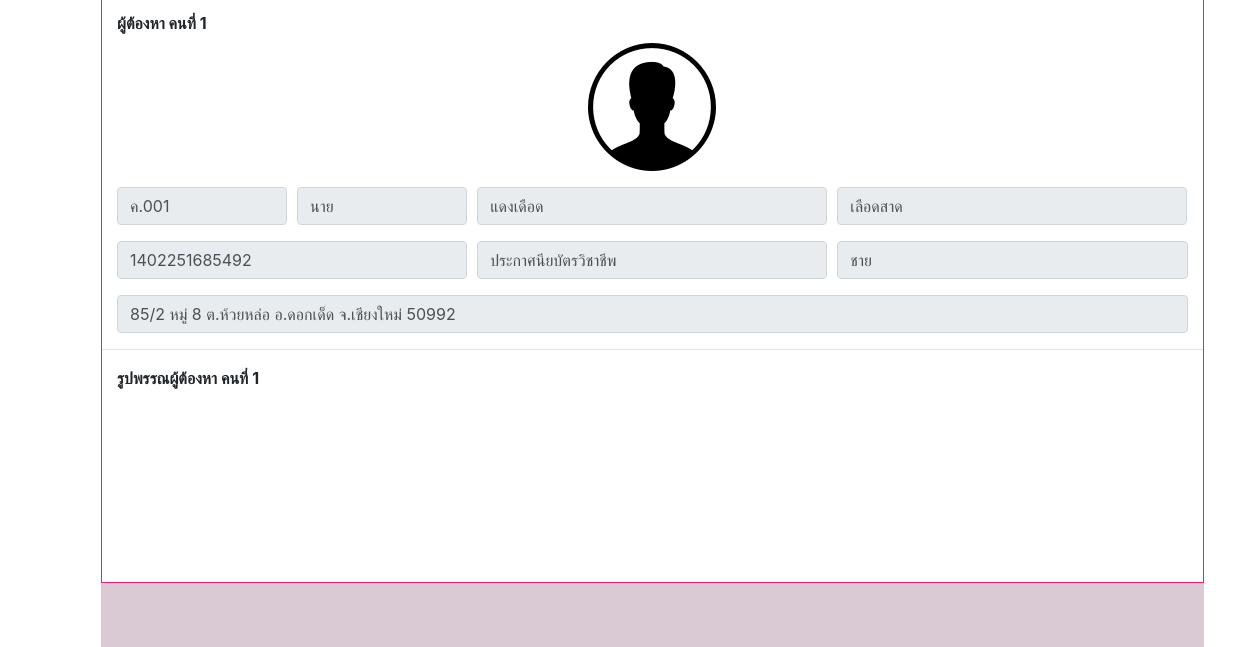
The app's page /module/main/home.php?datacase=ค.001&module=1&action=1 (signed in, lower part), older data.
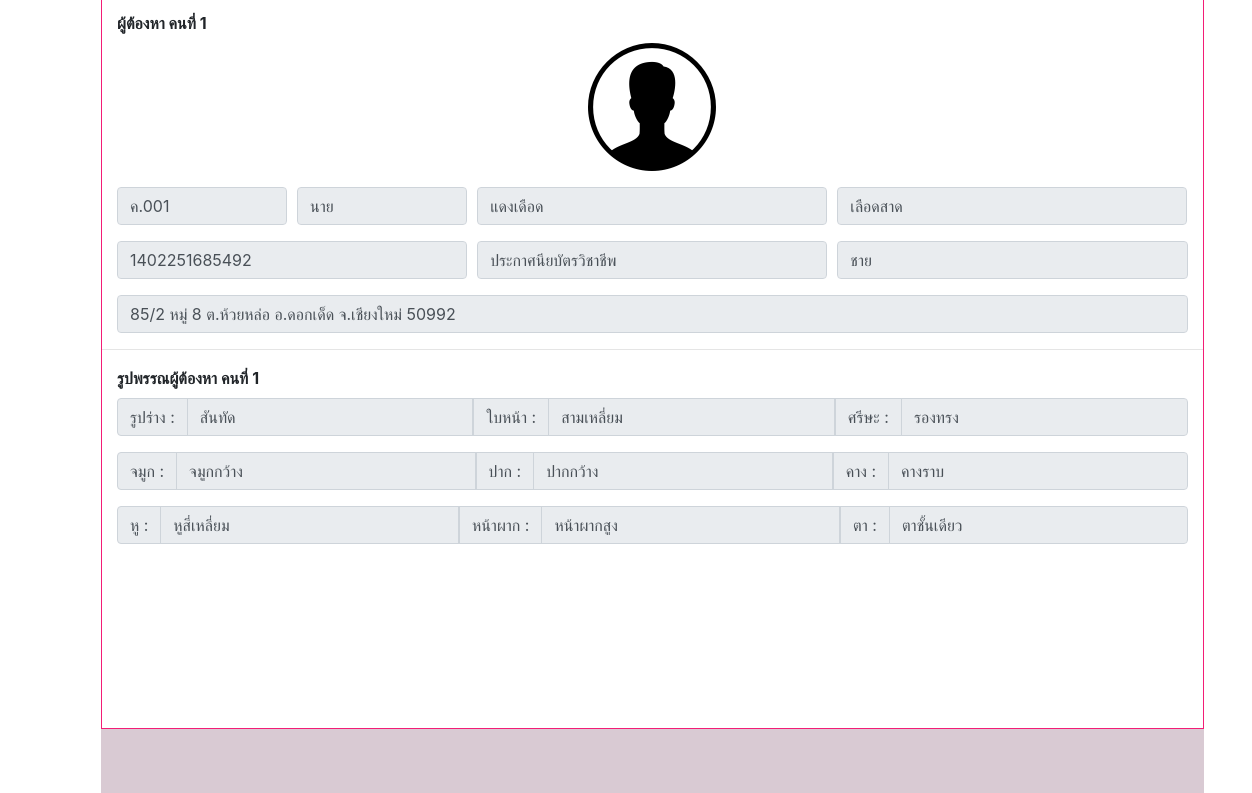
The same page, newer data.
### tables this page shows
CREATE TABLE `villain` (
  `case_id` varchar(255) NOT NULL,
  `title_name` varchar(255) NOT NULL,
  `villain_name` varchar(255) NOT NULL,
  `villain_lastname` varchar(255) NOT NULL,
  `villain_sex` tinyint(2) NOT NULL,
  `villain_idcard` char(13) NOT NULL,
  `villain_address` text DEFAULT NULL,
  `villain_education` tinyint(2) DEFAULT NULL,
  `villain_image` varchar(255) DEFAULT NULL
);

CREATE TABLE `education` (
  `edu_id` tinyint(2) NOT NULL,
  `edu_name` varchar(255) NOT NULL
);

CREATE TABLE `villain_body` (
  `body_id` tinyint(2) NOT NULL,
  `body_name` varchar(255) NOT NULL
);

CREATE TABLE `villain_face` (
  `face_id` tinyint(2) NOT NULL,
  `face_name` varchar(255) NOT NULL
);

CREATE TABLE `villain_hair` (
  `hair_style_id` tinyint(2) NOT NULL,
  `hair_name` varchar(255) NOT NULL
);

CREATE TABLE `villain_nose` (
  `nose_id` tinyint(2) NOT NULL,
  `nose_name` varchar(255) NOT NULL
);

CREATE TABLE `villain_mouth` (
  `mouth_id` tinyint(2) NOT NULL,
  `mouth_name` varchar(255) NOT NULL
);

CREATE TABLE `villain_chin` (
  `chin_id` tinyint(2) NOT NULL,
  `chin_name` varchar(255) NOT NULL
);

CREATE TABLE `villain_ears` (
  `ears_id` tinyint(2) NOT NULL,
  `ears_name` varchar(255) NOT NULL
);

CREATE TABLE `villain_forehead` (
  `forehead_id` tinyint(2) NOT NULL,
  `forehead_name` varchar(255) NOT NULL
);

CREATE TABLE `villain_eyes` (
  `eyes_id` tinyint(2) NOT NULL,
  `eyes_name` varchar(255) NOT NULL
);

### module/view/view_data.php (the view, shortened to what this page needs)
<?php
$con = connect_db();
  ?>
<div class="container bigbody">
    <div class="col-md">
    <section class="bf-footer">
      <?php
      if(empty($_GET['datacase'])){
        $data = "";
      }else{
        $data=$_GET['datacase'];
        $result_chk_victim = mysqli_query($con,"SELECT case_id FROM victim  WHERE case_id = '$data'")or die("resualt_chk_victim sqli error".mysqli_error($con));
        $result_victim = mysqli_query($con,"SELECT vm.title_name, vm.victim_name,vm.victim_lastname,vm.victim_sex,vm.victim_idcard,vm.victim_address,ed.edu_name,vm.victim_image FROM victim as vm  INNER JOIN education as ed ON vm.victim_education = ed.edu_id WHERE case_id = '$data'")or die("resualt_victim sqli error".mysqli_error($con));
        list($case_id)=mysqli_fetch_row($result_chk_victim);
        if(empty($case_id)){
          ?><script>swal("sorry!", "ไม่พบข้อมูลบางส่วน!", "error")</script><?php
          echo "<h5 class='text-center'>----ไม่พบข้อมูล----</h5>";
        }else {
        while(list($title_name,$victim_name,$victim_lastname,$victim_sex,$victim_idcard,$victim_address,$victim_education,$victim_image)=mysqli_fetch_row($result_victim)){
          if($victim_sex == 1){
            $sex_name = "ชาย";
          }else{
            $sex_name = "หญิง";
          }
        ?>
      <?php
      }
    }
  }
      ?>
     <div class="villain">
     <form>
      <?php
      if(empty($_GET['datacase'])){
        $data = "";
      }else{
        $data=$_GET['datacase'];
        $i=1;
        $result_chk_villain = mysqli_query($con,"SELECT case_id FROM villain WHERE case_id = '$data'")or die("resualt_villain sqli error".mysqli_error($con));
        $result_villain = mysqli_query($con,"SELECT vl.title_name,vl.villain_name,vl.villain_lastname,vl.villain_sex,vl.villain_idcard,vl.villain_address,ed.edu_name,vl.villain_image FROM villain as vl INNER JOIN education as ed ON vl.villain_education = ed.edu_id WHERE case_id = '$data'")or die("resualt_villain sqli error".mysqli_error($con));
        list($case_id)=mysqli_fetch_row($result_chk_villain);
        if(empty($case_id)){
          ?><script>swal("sorry!", "ไม่พบข้อมูลบางส่วน!", "error")</script><?php
          echo "<h5 class='text-center'>----ไม่พบข้อมูล----</h5>";
        }else{
        while(list($title_name,$villain_name,$villain_lastname,$villain_sex,$villain_idcard,$villain_address,$villain_education,$villain_image)=mysqli_fetch_row($result_villain)){
          if($villain_sex == 1){
            $sex_name = "ชาย";
          }else{
            $sex_name = "หญิง";
          }
        ?>
         <div class="col-md">
          <b><label for="formGroupExampleInput">ผู้ต้องหา คนที่ <?php echo $i; ?></label></b>
          <p><img src="../../image/<?php echo $villain_image; ?>.png" class="img-fluid mx-auto d-block" alt="Responsive image"></p>
          <div class="form-row">
          <div class="col-2">
              <input type="text" class="form-control" placeholder="รหัสคดี <?php echo $case_id; ?>" value="<?php echo $case_id; ?>" readonly>
            </div>
            <div class="col-2">
              <input type="text" class="form-control" placeholder="คำนำหน้าชื่อ" value="<?php echo $title_name; ?>" readonly>
            </div>
            <div class="col-4">
              <input type="text" class="form-control" placeholder="ชื่อ" value="<?php echo $villain_name; ?>" readonly>
            </div>
            <div class="col-4">
              <input type="text" class="form-control" placeholder="นามสกุล" value="<?php echo $villain_lastname; ?>" readonly>
            </div>
            </div>
            <div class="form-row">
            <div class="col">
              <input type="text" class="form-control" placeholder="เลขบัตรประจำตัวประชาชน" value="<?php echo $villain_idcard; ?>" readonly>
            </div>
            <div class="col">
              <input type="text" class="form-control" placeholder="ระดับการศึกษา" value="<?php echo $villain_education; ?>" readonly>
            </div>
            <div class="col">
              <input type="text" class="form-control" placeholder="เพศ" value="<?php echo $sex_name; ?>" readonly>
            </div>
            </div>
            <div class="form-row">
            <div class="col">
              <input type="text" class="form-control" placeholder="ที่อยู่" value="<?php echo $villain_address; ?>" readonly>
            </div>
          </div>
        </div>
        <hr>
        <div class="col-md">
        <b><label for="formGroupExampleInput">รูปพรรณผู้ต้องหา คนที่ <?php echo $i; ?></label></b>
      <?php
          $result_villain_iden=mysqli_query($con,"SELECT vb.body_name,vc.chin_name,vea.ears_name,vey.eyes_name,vf.face_name,vfo.forehead_name,vh.hair_name,vm.mouth_name,vn.nose_name
          FROM villain_identities as vi INNER JOIN villain_body as vb on vi.body_villain = vb.body_id
          INNER JOIN villain_chin as vc ON vi.chin_villain = vc.chin_id INNER JOIN villain_ears as vea ON vi.eyes_villain = vea.ears_id
          INNER JOIN villain_eyes as vey ON vi.eyes_villain = vey.eyes_id INNER JOIN villain_face as vf ON vi.face_villain = vf.face_id
          INNER JOIN villain_forehead as vfo ON vi.forehead_villain = vfo.forehead_id INNER JOIN villain_hair as vh ON vi.hair_style_villain = vh.hair_style_id
          INNER JOIN villain_mouth as vm ON vi.mouth_villain = vm.mouth_id INNER JOIN villain_nose as vn ON vi.nose_villain = vn.nose_id WHERE vi.villain_idcard = '$villain_idcard'")or die("sql selete error form result_vilain_iden".mysqli_error($con));
          while(list($body_name,$chin_name,$ears_name,$eyes_name,$face_name,$forehead_name,$hair_name,$mouth_name,$nose_name)=mysqli_fetch_row($result_villain_iden)){
        ?>
      <div class="input-group mb-3">
        <div class="input-group-prepend">
          <span class="input-group-text">รูปร่าง : </span>
        </div>
        <input type="text" class="form-control" value="<?php echo $body_name; ?>" readonly>
        <div class="input-group-prepend">
          <span class="input-group-text">ใบหน้า : </span>
        </div>
        <input type="text" class="form-control" value="<?php echo $face_name; ?>" readonly>
        <div class="input-group-prepend">
          <span class="input-group-text">ศรีษะ : </span>
        </div>
        <input type="text" class="form-control" value="<?php echo $hair_name; ?>" readonly>
      </div>
      <div class="input-group mb-3">
        <div class="input-group-prepend">
          <span class="input-group-text">จมูก : </span>
        </div>
        <input type="text" class="form-control" value="<?php echo $nose_name; ?>" readonly>
        <div class="input-group-prepend">
          <span class="input-group-text">ปาก : </span>
        </div>
        <input type="text" class="form-control" value="<?php echo $mouth_name; ?>" readonly>
        <div class="input-group-prepend">
          <span class="input-group-text">คาง : </span>
        </div>
        <input type="text" class="form-control" value="<?php echo $chin_name; ?>" readonly>
      </div>
      <div class="input-group mb-3">
        <div class="input-group-prepend">
          <span class="input-group-text">หู : </span>
        </div>
        <input type="text" class="form-control" value="<?php echo $ears_name; ?>" readonly>
        <div class="input-group-prepend">
          <span class="input-group-text">หน้าผาก : </span>
        </div>
        <input type="text" class="form-control" value="<?php echo $forehead_name; ?>" readonly>
        <div class="input-group-prepend">
          <span class="input-group-text">ตา : </span>
        </div>
        <input type="text" class="form-control" value="<?php echo $eyes_name; ?>" readonly>
      </div>
        <?php
        $i++;
        }
      }
    }
  }
      ?>
      </div>
      </form>
     <br>
     <br>
     <br>
     </div>
     <br>
      <br>
      <br>
      <br>
</section>
<div class="footer-view"></div>
</div>

### module/main/home.php (shortened to what this page needs)
<html lang="en">
<head>
  <link rel="stylesheet" href="https://maxcdn.bootstrapcdn.com/bootstrap/4.3.1/css/bootstrap.min.css">
  <link rel="stylesheet" type="text/css" href="https://cdn.datatables.net/v/dt/dt-1.10.18/datatables.min.css"/>
  <link rel="stylesheet" href="home.css">
</head>
<body>
<div class="container bigbody">
<?php
include("../fuction/fc_module.php");
if(empty($_GET['module'])||empty($_GET['action'])){
  module(0,0);
}else{
  module($_GET['module'],$_GET['action']);
}
?>
  </div>
</div>
</body>
</html>

### module/fuction/fc_module.php (shortened to what this page needs)
<?php
    function module($module,$action){
        $m = "";
        $a = "";
        switch($module){
            case 1 : $m="view"; break;
        }
        switch($action){
            case 1 : $a="view_data.php"; break;
        }
        if($m=="404"||$a=="404.php"){
            include("../404/404.php");
        }else{
            include("../$m/$a");
        }
    }
?>

### module/main/home.css (style rules this page uses)
.bf-footer { border: 1px solid #f31d76; float: left; width: 105%; }
.footer-view { background-color: #d9cad3; padding: 2rem; width: 105%; }

Row changes from the older to the newer data that the page shows:
added villain_body: body_name "สันทัด", face_name "สามเหลี่ยม", hair_name "รองทรง", nose_name "จมูกกว้าง", mouth_name "ปากกว้าง", chin_name "คางราบ", ears_name "หูสี่เหลี่ยม", forehead_name "หน้าผากสูง", eyes_name "ตาชั้นเดียว"
